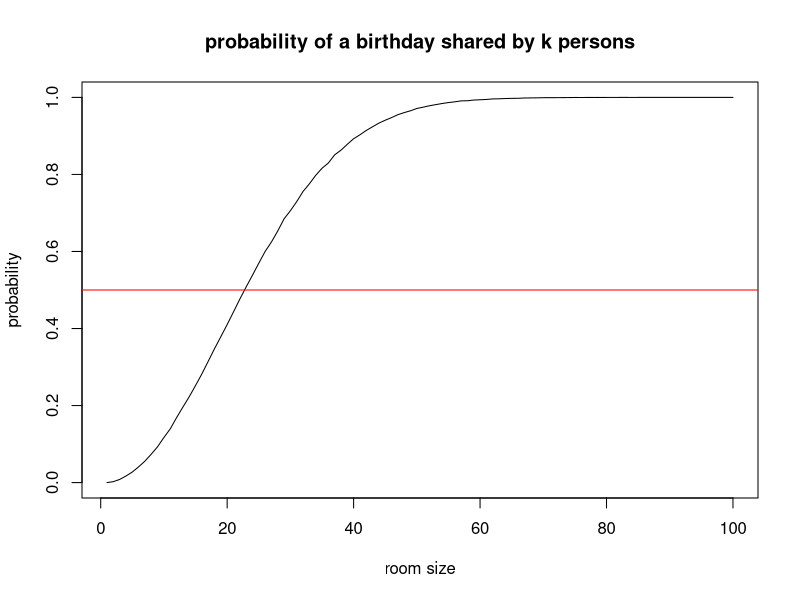
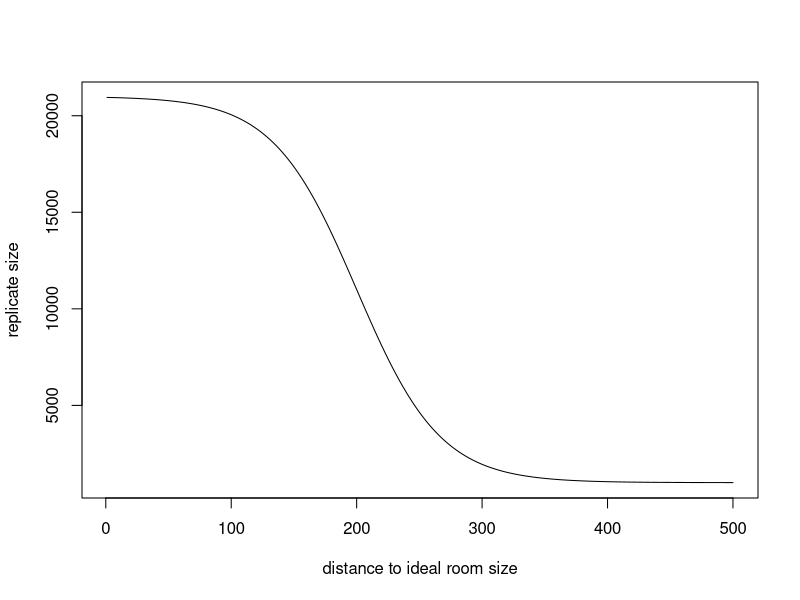

Reproduce these figures in R, in order.
## ---- chunk 1
knitr::opts_chunk$set(cache=TRUE)
## ---- chunk 2
k <- 2                # Birthday shared by k persons
p <- 0.5              # Targetd probability
r <- 20               # Replicates
result <- rep(0, 100) # A vector for saving result 
i <- 10                  # Room size
## ---- chunk 3
set.seed(12345)
birth <- matrix(sample(1:365, r*i, replace=TRUE), nrow=r, ncol=i)
birth
## ---- chunk 4
sum(apply(birth, 1, function(x) max(tabulate(x))>=k )) / r
## ---- chunk 5
k <- 2                # Birthday shared by k persons
p <- 0.5              # Targetd probability
r <- 100000           # Replicates
result <- rep(0, 100) # A vector for saving result 

system.time({         # Record time used
for (i in 1:100) {    # Test room sizes from 1 to 100 persons
  birth <- matrix(sample(1:365, r*i, replace=TRUE), nrow=r, ncol=i)
  result[i] <- sum(apply(birth, 1, function(x) max(tabulate(x))>=k )) / r
}
})
## ---- chunk 6
plot(result, type="l", xlab="room size", ylab="probability", main="probability of a birthday shared by k persons")
abline(h=p, col="red") 
## ---- chunk 7
min(which(result>p))
## ---- chunk 8
gbp <- function(k=2, p=.5, r=100000, threshold=.001) {
  i <- k                       # Tested room size; start from k persons in a room
  x <- 1                       # Counter for while loop
  L <- 0                       # Lower bound for binary search
  R <- k^4+100+sample(-k:k, 1) # Upper bound for binary search
  
  # Create an empty data frame for result
  result <- setNames(data.frame(matrix(0, 100, 2)), c("room", "p"))
  
  while (abs(result$room[x] - p) >= threshold) {
    # Test room size i
    i <- ceiling((L+R)/2)
    result$room[x] <- i
    
    # Calculate probability
    birth <- matrix(sample(1:365, r*i, replace=TRUE), nrow=r, ncol=i)
    result$p[x] <- sum(apply(birth, 1, function(x) max(tabulate(x))>=k )) / r
    if (result$p[x] >= p) R <- i
    if (result$p[x] < p) L <- i
    
    # Break the loop if trapped
    if(sum(duplicated(tail(result$room[1:x], 2))) == 1 & result$room[x] != 0) break
    
    # Print out room sizes tested
    cat(paste0('Room size tested:', i, '\tprobability:', round(result$p[x], 3), '\n'))
    
    # Counter for steps
    x <- x + 1          
  }
  ans <- R
  return(list(answer=ans,
              result=result[1:x,]))
}

system.time(y<-gbp(k=2, p=.5))
## ---- chunk 9
y
## ---- chunk 10
B_l <- 1000
B_u <- 20000
x <- 1:500
y <- floor(-B_u/(1+exp(-.03* (x-200))))+(B_u+B_l)
plot(x, y, type='l', xlab='distance to ideal room size', ylab='replicate size')
## ---- chunk 11
gbp <- function(k=2, p=.5, B_l=1000, B_u=20000, threshold=.001) {
  i <- k                       # Tested room size; start from k persons in a room
  x <- 1                       # Counter for while loop
  L <- 0                       # Lower bound for binary search
  R <- k^4+100+sample(-k:k, 1) # Upper bound for binary search
  
  # Create an empty data frame for result
  result <- setNames(data.frame(matrix(0, 100, 3)), c("room", "p", "replicate"))
  
  while (abs(result$room[x] - p) >= threshold) {
    # Increase replicate when approaching target room size
    r <- floor(-B_u/(1+exp(-.03* ((R-L)-200))))+(B_u+B_l)
    result$replicate[x] <- r
    
    # Test room size i
    i <- ceiling((L+R)/2)
    result$room[x] <- i 

    # Calculate probability
    birth <- matrix(sample(1:365, r*i, replace=TRUE), nrow=r, ncol=i)
    result$p[x] <- sum(apply(birth, 1, function(x) max(tabulate(x))>=k )) / r
    if (result$p[x] >= p) R <- i
    if (result$p[x] < p) L <- i
    
    # Break the loop if trapped
    if(sum(duplicated(tail(result$room[1:x], 2))) == 1 & result$room[x] != 0) break
    
    # Print out room sizes tested
    cat(paste0('Room size tested:', i, '\tprobability:', round(result$p[x], 3), '\treplicate size: ', r, '\n'))
    
    # Counter for steps
    x <- x + 1          
 }
  ans <- R
  return(list(answer=ans,
              result=result[1:x,]))
}

system.time(y<-gbp(k=8, p=.5))
## ---- chunk 12
y
